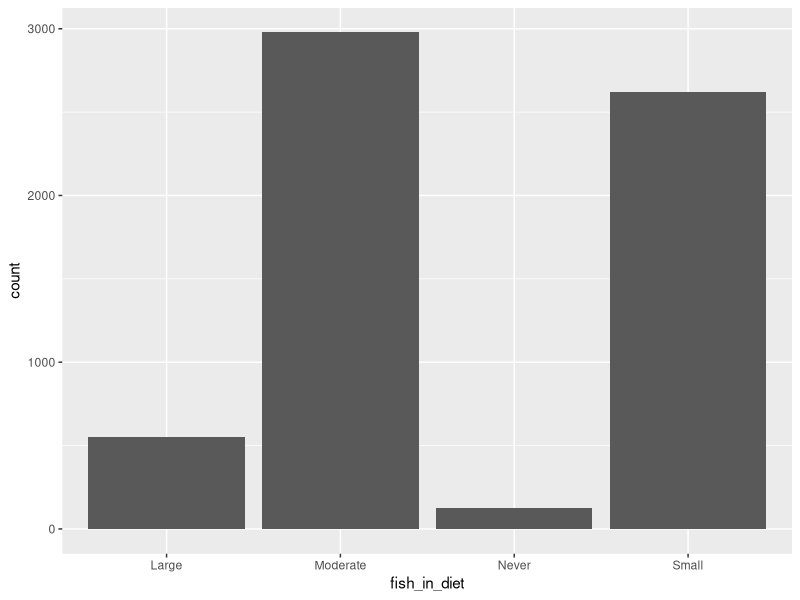
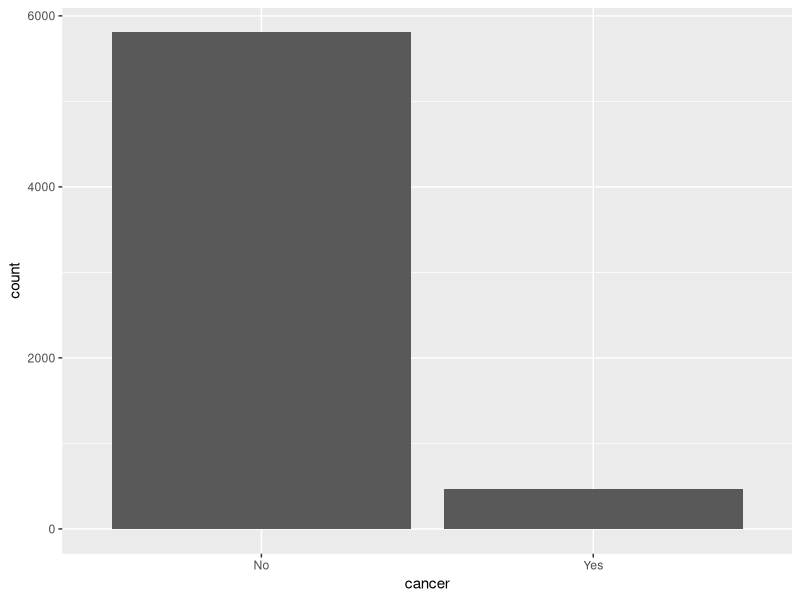

Generate these figures, in order, with R:
## ---- chunk 1
#Loading necessary packages
library(tidyverse)
## ---- chunk 2
# Loading the fish_diet dataset

df_fishDiet <- read.csv('fish-diet.csv')
str(df_fishDiet)
## ---- chunk 3
#Getting first few values in the dataset
head(df_fishDiet)
## ---- chunk 4
#Count the data with respect to the values in each variable
# For Proportion of fish present in diet
df_fishDiet %>%
  count(fish_in_diet) %>%
  mutate(p = n /sum(n))

## ---- chunk 5
#Plotting the bar plot

ggplot(data= df_fishDiet, aes(x= fish_in_diet)) + 
  geom_bar()
## ---- chunk 6
# For Proportion of Cancer
df_fishDiet %>%
  count(cancer) %>%
  mutate(p = n /sum(n))
## ---- chunk 7
#Plotting the bar plot

ggplot(data= df_fishDiet, aes(x= cancer)) + 
  geom_bar()
## ---- chunk 8
#Calculating 95% confidence interval for true population proportion of Swedish men having cancer (considering any amount of fish present in their diet)


phat<- 0.0742
standard_error <- sqrt(phat*(1 - phat)/length(df_fishDiet$cancer)) 

phat + c(-1, 1) * qnorm(0.975)*standard_error
